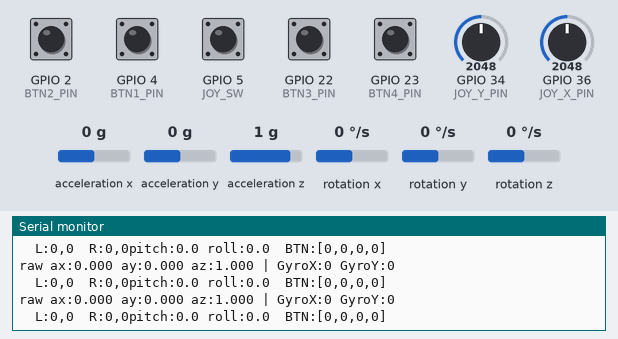
Recording of a program running on a simulated ESP32. Parts: the last lines printed to the serial monitor. Wiring (inferred from the names in the program): MPU-9250 motion sensor at I2C address 0x68. The inputs (shaded band) are chosen by the test bench; at power-on: GPIO 5 (JOY_SW) HIGH, GPIO 2 (BTN2_PIN), GPIO 4 (BTN1_PIN), GPIO 22 (BTN3_PIN), GPIO 23 (BTN4_PIN) LOW, acceleration x 0 g, GPIO 34 (JOY_Y_PIN) = 2048, rotation x 0 °/s, GPIO 36 (JOY_X_PIN) = 2048, rotation y 0 °/s, acceleration y 0 g, acceleration z 1 g, rotation z 0 °/s. USB keyboard and mouse output is not drawn.

Above: at 2.7 s.
2.8 s: acceleration x set to -0.8 g
At 3.4 s:
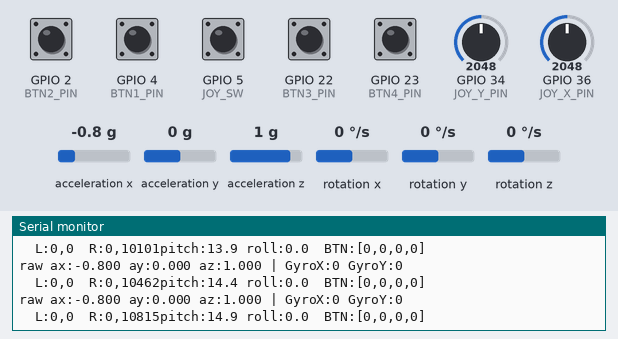
5.8 s: GPIO 34 (JOY_Y_PIN) set to 1228
At 6.4 s:
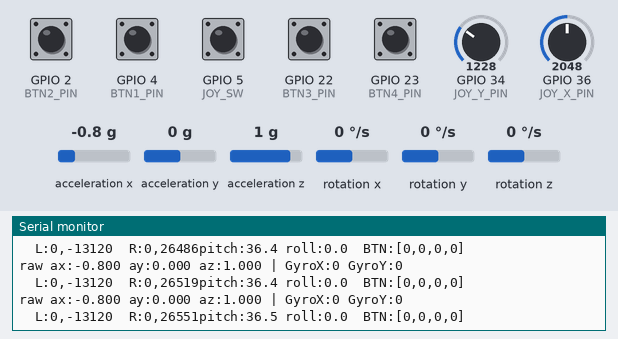
8.8 s: rotation x set to 100 °/s
At 9.5 s:
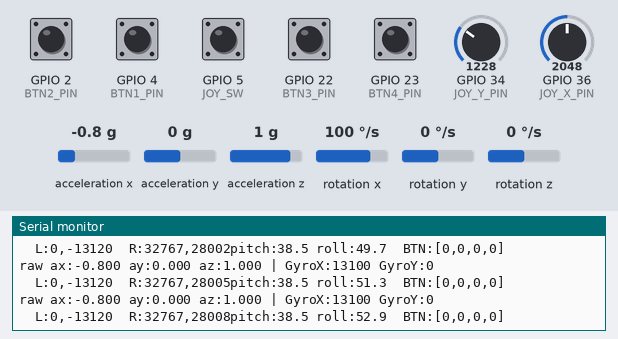
11.8 s: GPIO 36 (JOY_X_PIN) set to 2866
At 12.3 s:
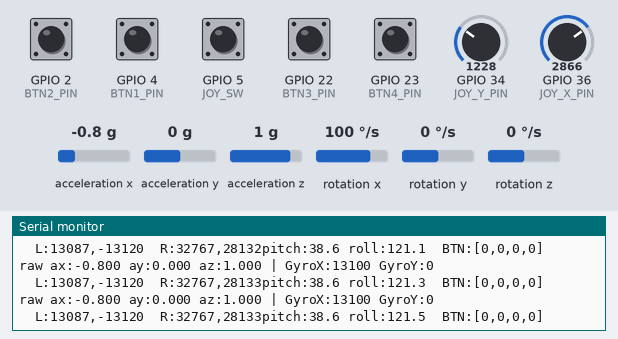
14.8 s: rotation y set to -192 °/s
At 15.9 s:
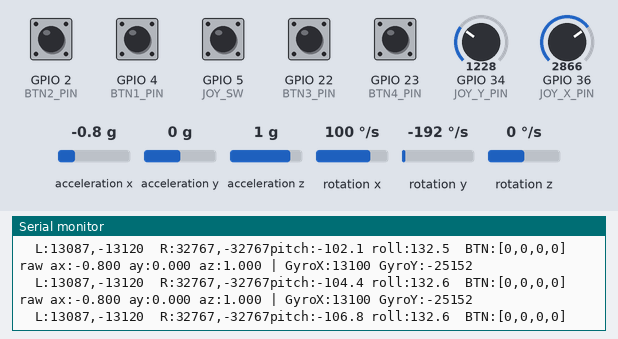
17.8 s: rotation x set to -100 °/s
At 18.7 s:
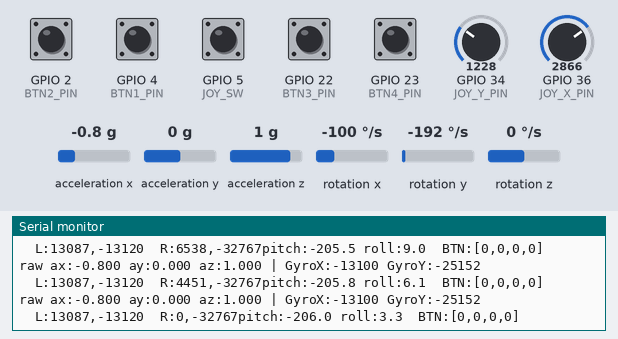
Timing chart, 0 to 20.8 s (numbered marks = the images above; inputs shaded):
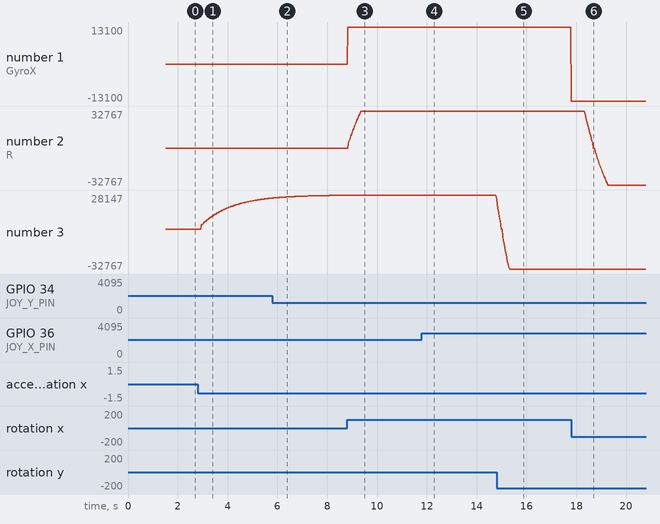

Measured:
- after the input at 2.8 s, the serial monitor: prints a new line at once (image 1)
- plotted number 3: 0 → 25606 after the input at 2.8 s

The program:

main.cpp
```cpp
#include <Arduino.h>
#include <Wire.h>
#include <BleGamepad.h>

#define MPU_ADDR 0x68
#define DEBUG_RAW_ACCEL 1

// If pitch (axis-3 / right stick Y) still doesn't respond correctly,
// flip this to 0 to go back to the original (unswapped) pairing.
#define AXIS_SWAP 1

const int JOY_SW = 5;


const int JOY_X_PIN = 36;
const int JOY_Y_PIN = 34;

// --- Pushbuttons (pulldown: pin reads HIGH when pressed) ---
const int BTN1_PIN = 4;
const int BTN2_PIN = 2;
const int BTN3_PIN = 22;
const int BTN4_PIN = 23;

BleGamepad bleGamepad("ESP32 Gyro Gamepad", "DIY", 100);

int16_t AccX, AccY, AccZ;
int16_t GyroX, GyroY, GyroZ;
int16_t Temp;


const float ANGLE_RANGE     = 45.0;
const float GYRO_DEAD_ZONE  = 4.0;
const float COMP_FILTER_ALPHA = 0.98;
const float GYRO_SENSITIVITY = 131.0;

float pitchAngle = 0;
float rollAngle  = 0;

float accelPitchOffset = 0;
float accelRollOffset  = 0;
float gyroXOffset = 0;
float gyroYOffset = 0;

unsigned long lastUpdateMicros = 0;

const int JOY_DEAD_ZONE = 150;
int joyXCenter = 2048;
int joyYCenter = 2048;

void writeRegister(uint8_t reg, uint8_t value) {
    Wire.beginTransmission(MPU_ADDR);
    Wire.write(reg);
    Wire.write(value);
    Wire.endTransmission();
}

void readRegisters(uint8_t reg, uint8_t count, uint8_t *data) {
    Wire.beginTransmission(MPU_ADDR);
    Wire.write(reg);
    Wire.endTransmission(false);

    Wire.requestFrom(MPU_ADDR, count);

    uint8_t i = 0;
    while (Wire.available() && i < count) {
        data[i++] = Wire.read();
    }
}


float mapFloat(float x, float in_min, float in_max, float out_min, float out_max) {
    return (x - in_min) * (out_max - out_min) / (in_max - in_min) + out_min;
}

void readMPU() {
    uint8_t rawData[14];
    readRegisters(0x3B, 14, rawData);

    AccX = (rawData[0] << 8) | rawData[1];
    AccY = (rawData[2] << 8) | rawData[3];
    AccZ = (rawData[4] << 8) | rawData[5];
    Temp = (rawData[6] << 8) | rawData[7];
    GyroX = (rawData[8] << 8) | rawData[9];
    GyroY = (rawData[10] << 8) | rawData[11];
    GyroZ = (rawData[12] << 8) | rawData[13];
}

const int BTN_PINS[4] = { BTN1_PIN, BTN2_PIN, BTN3_PIN, BTN4_PIN };
int btnStates[4] = { 0, 0, 0, 0 };

// Reads all four pulldown buttons into btnStates[] as 0/1.
void readButtons() {
    for (int i = 0; i < 4; i++) {
        btnStates[i] = (digitalRead(BTN_PINS[i]) == HIGH) ? 1 : 0;
    }
}

void setup() {
    Serial.begin(115200);

    Wire.begin(27, 14);
    delay(100);
    pinMode(JOY_SW, INPUT_PULLUP);
    writeRegister(0x6B, 0x00);
    writeRegister(0x1C, 0x00);
    writeRegister(0x1B, 0x00);

    Serial.println("MPU6500 Initialized");

    pinMode(BTN1_PIN, INPUT_PULLDOWN);
    pinMode(BTN2_PIN, INPUT_PULLDOWN);
    pinMode(BTN3_PIN, INPUT_PULLDOWN);
    pinMode(BTN4_PIN, INPUT_PULLDOWN);


    long sumJX = 0, sumJY = 0;
    const int joySamples = 20;
    for (int i = 0; i < joySamples; i++) {
        sumJX += analogRead(JOY_X_PIN);
        sumJY += analogRead(JOY_Y_PIN);
        delay(5);
    }
    joyXCenter = sumJX / joySamples;
    joyYCenter = sumJY / joySamples;
    Serial.printf("Joystick center calibrated: X=%d Y=%d\n", joyXCenter, joyYCenter);


    Serial.println("Calibrating gyro/accel bias, keep board still...");
    const int gyroSamples = 200;
    double sumPitch = 0, sumRoll = 0, sumGX = 0, sumGY = 0;
    for (int i = 0; i < gyroSamples; i++) {
        readMPU();
        float ax = AccX / 16384.0;
        float ay = AccY / 16384.0;
        float az = AccZ / 16384.0;
        sumPitch += atan2(-ax, sqrt(ay * ay + az * az)) * 180.0 / PI;
        sumRoll  += atan2(ay, az) * 180.0 / PI;
        sumGX += GyroX;
        sumGY += GyroY;
        delay(5);
    }
    accelPitchOffset = sumPitch / gyroSamples;
    accelRollOffset  = sumRoll / gyroSamples;
    gyroXOffset = sumGX / gyroSamples;
    gyroYOffset = sumGY / gyroSamples;
    Serial.printf("Bias calibrated: pitchOffset=%.2f rollOffset=%.2f gyroXOffset=%.2f gyroYOffset=%.2f\n",
                  accelPitchOffset, accelRollOffset, gyroXOffset, gyroYOffset);

    lastUpdateMicros = micros();

    bleGamepad.begin();
}

void loop() {
    if (!bleGamepad.isConnected()) {
        delay(50);
        return;
    }


    unsigned long now = micros();
    float dt = (now - lastUpdateMicros) / 1000000.0;
    lastUpdateMicros = now;

    readMPU();

    float ax = AccX / 16384.0;
    float ay = AccY / 16384.0;
    float az = AccZ / 16384.0;

    if (DEBUG_RAW_ACCEL) {
        Serial.print("raw ax:"); Serial.print(ax, 3);
        Serial.print(" ay:"); Serial.print(ay, 3);
        Serial.print(" az:"); Serial.print(az, 3);
        Serial.print(" | GyroX:"); Serial.print(GyroX);
        Serial.print(" GyroY:"); Serial.println(GyroY);
    }


    float accelPitch = (atan2(-ax, sqrt(ay * ay + az * az)) * 180.0 / PI) - accelPitchOffset;
    float accelRoll  = (atan2(ay, az) * 180.0 / PI) - accelRollOffset;

    #if AXIS_SWAP
    // Pitch driven by GyroY, roll driven by GyroX (swapped from original pairing)
    float gyroPitchRate = (GyroY - gyroYOffset) / GYRO_SENSITIVITY;
    float gyroRollRate  = (GyroX - gyroXOffset) / GYRO_SENSITIVITY;
    #else
    // Original pairing
    float gyroPitchRate = (GyroX - gyroXOffset) / GYRO_SENSITIVITY;
    float gyroRollRate  = (GyroY - gyroYOffset) / GYRO_SENSITIVITY;
    #endif


    pitchAngle = COMP_FILTER_ALPHA * (pitchAngle + gyroPitchRate * dt) + (1 - COMP_FILTER_ALPHA) * accelPitch;
    rollAngle  = COMP_FILTER_ALPHA * (rollAngle  + gyroRollRate  * dt) + (1 - COMP_FILTER_ALPHA) * accelRoll;


    float pitchAdj = (fabs(pitchAngle) < GYRO_DEAD_ZONE) ? 0 : pitchAngle;
    float rollAdj  = (fabs(rollAngle)  < GYRO_DEAD_ZONE) ? 0 : rollAngle;


    pitchAdj = constrain(pitchAdj, -ANGLE_RANGE, ANGLE_RANGE);
    rollAdj  = constrain(rollAdj,  -ANGLE_RANGE, ANGLE_RANGE);

    int16_t rightX = (int16_t) mapFloat(rollAdj,  -ANGLE_RANGE, ANGLE_RANGE, -32767, 32767);
    int16_t rightY = (int16_t) mapFloat(pitchAdj, -ANGLE_RANGE, ANGLE_RANGE, -32767, 32767);


    int rawX = analogRead(JOY_X_PIN);
    int rawY = analogRead(JOY_Y_PIN);

    int centeredX = rawX - joyXCenter;
    int centeredY = rawY - joyYCenter;

    if (abs(centeredX) < JOY_DEAD_ZONE) centeredX = 0;
    if (abs(centeredY) < JOY_DEAD_ZONE) centeredY = 0;

    int16_t leftX = (int16_t) constrain(map(centeredX, -2048, 2048, -32767, 32767), -32767, 32767);
    int16_t leftY = (int16_t) constrain(map(centeredY, -2048, 2048, -32767, 32767), -32767, 32767);

    Serial.print("  L:"); Serial.print(leftX); Serial.print(","); Serial.print(leftY);
    Serial.print("  R:"); Serial.print(rightX); Serial.print(","); Serial.print(rightY);

    // --- Buttons ---
    readButtons();
    bleGamepad.setLeftThumb(-leftX, leftY);


/*
    int state = 0;

    for (int i = 0; i < 4; i++) {
        state |= btnStates[i] << i;
    }*/

/*
    switch(state){
        case 0b0000:
            break;
        case 0b0011:
            bleGamepad.setRightTrigger(32767);
        case 0b1111:
            break;
    }*/

    if(btnStates[1] == 1){
        bleGamepad.press(BUTTON_2);
    }
    else{
        bleGamepad.release(BUTTON_2);
    }

    Serial.print("pitch:"); Serial.print(pitchAngle, 1);
    Serial.print(" roll:"); Serial.print(rollAngle, 1);

    Serial.print("  BTN:[");
    for (int i = 0; i < 4; i++) {
        Serial.print(btnStates[i]);
        if (i < 3) Serial.print(",");
    }
    Serial.println("]");


    bleGamepad.setRightThumbAndroid(0, rightX);
    bleGamepad.setRY(rightY);


    if (digitalRead(JOY_SW) == LOW)
    {
        bleGamepad.press(BUTTON_1);
    }
    else
    {
        bleGamepad.release(BUTTON_1);
    }

    // bleGamepad.setRightTrigger(0);
    delay(20);
}
```
